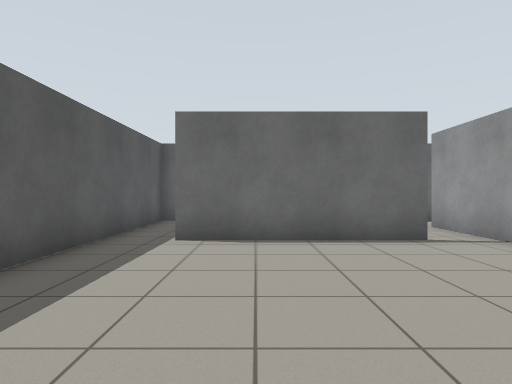
View 1 (above)

14 first-person views from a walk through a Gazebo world. The camera is 0.94 m above the floor, looks level and sees 75° across. The floor is counted in squares, 1 m on a side. Each view is taken from the middle of a square. On the plan, view 1 faces up. The plan holds only what a view shows up to about 12 squares ahead; the rest is blank.

View 2
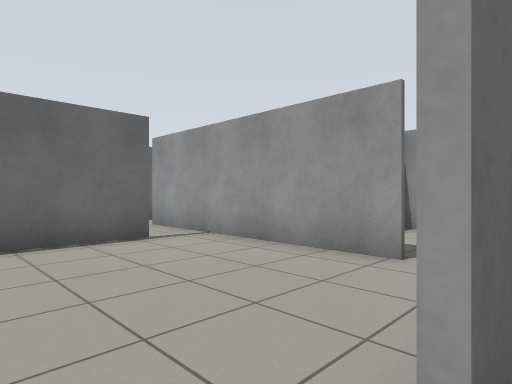

View 3
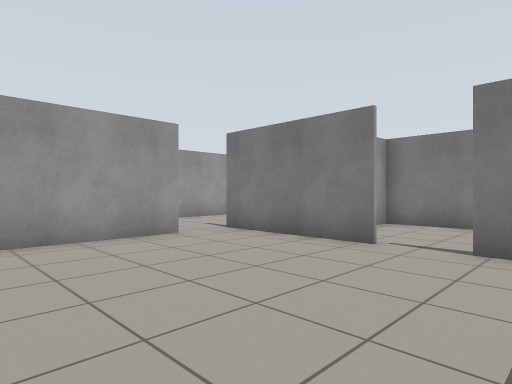

View 4
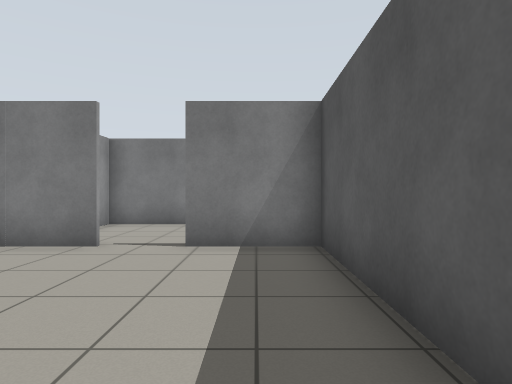

View 5
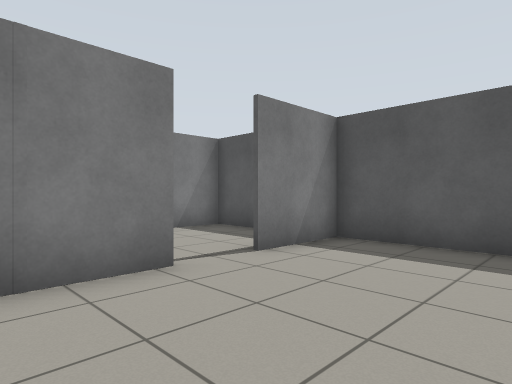

View 6
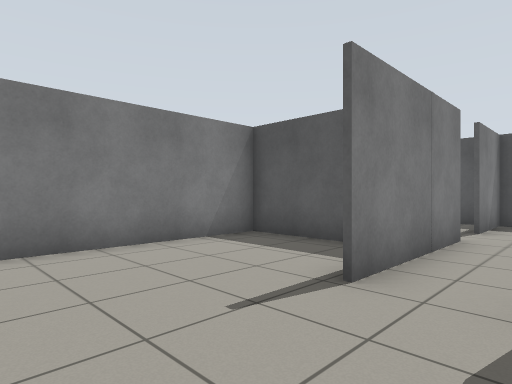

View 7
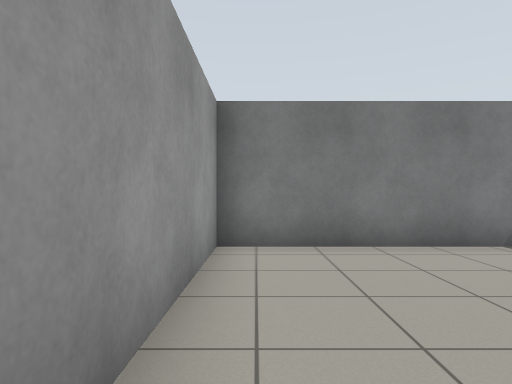

View 8
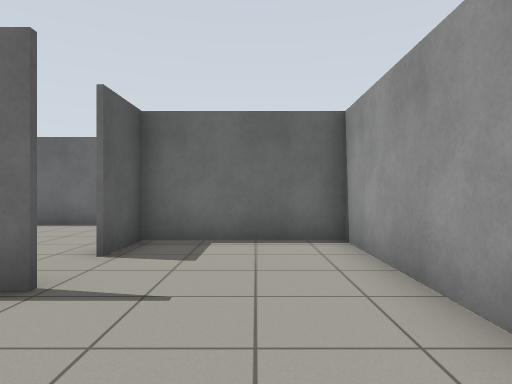

View 9
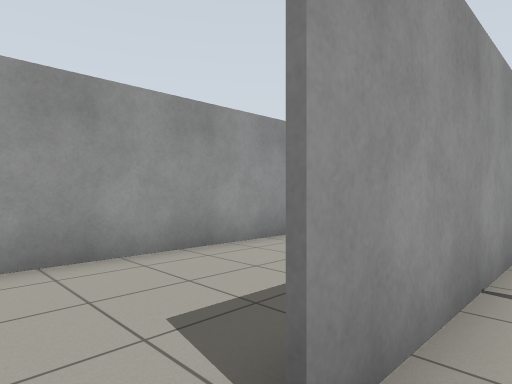

View 10
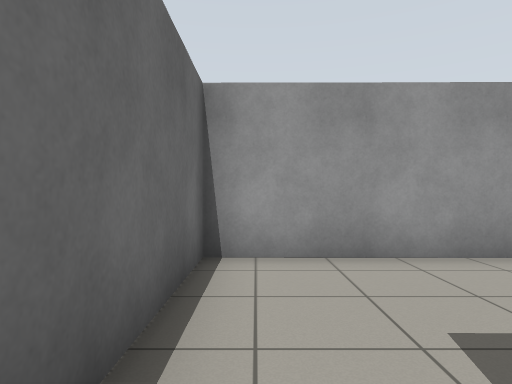

View 11
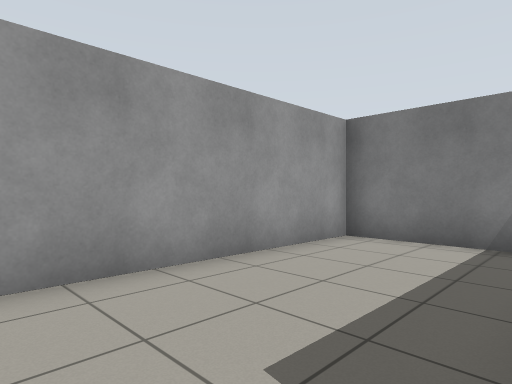

View 12
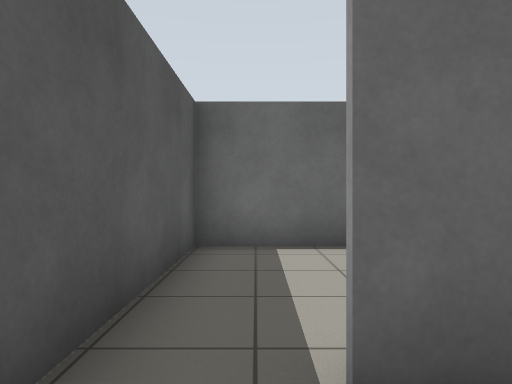

View 13
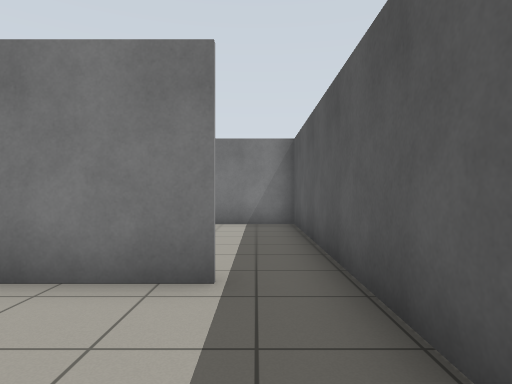

View 14
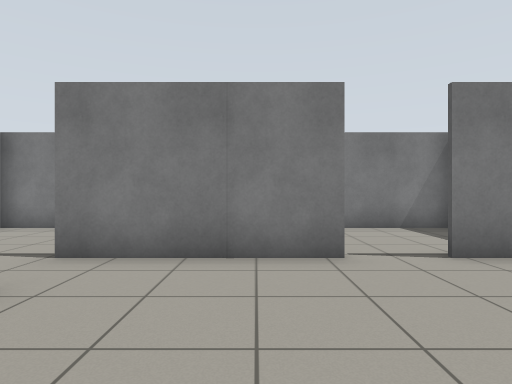

### Floor plan
Points are (right, up) in squares from view 1. A wall is a line through its corners. A room is listed if a view was taken in it or the views show most of it. See-through windows are left out.
Room 1 (views 1, 2)
walls: (1.3, 0.2) (0.8, 0.2); (2.3, -3.7) (2.3, -3.1); (-3.1, -2.2) (-3.1, -3.7) (2.1, -3.7)
ways out: opening at (0, 0) to room 2
Room 2 (views 3, 4, 5, 12, 14)
walls: (0.6, 0.3) (4.9, 0.3); (4.7, 1.8) (4.7, 6.5); (3.4, 6.5) (-1.6, 6.5); (-3.1, 6.6) (-3.1, 0.3) (-0.7, 0.3)
ways out: opening at (0, 0) to room 1; opening at (5, 1) to room 3; opening at (4, 6) to room 4; opening at (-2, 6) to room 6
Room 3 (views 6, 7, 8)
walls: (2.4, -1.2) (2.4, -3.8); (2.1, -3.7) (8.7, -3.7) (8.7, 3.4) (4.8, 3.4) (4.8, 1.8)
ways out: opening at (5, 1) to room 2
Room 4 (views 9, 10)
walls: (4.7, 6.5) (4.7, 9)
ways out: opening at (4, 6) to room 2; opening at (5, 10) to room 5
Room 5 (view 11)
walls: (5.8, 3.5) (8.7, 3.5) (8.8, 10.8) (4.9, 10.8)
ways out: opening at (5, 10) to room 4
Room 6 (view 13)
walls: (-0.4, 10.8) (-3.1, 10.8) (-3.1, 6.6); (-1.6, 6.6) (0.6, 6.6)
ways out: opening at (-2, 6) to room 2

Where each view was taken, in squares from view 1:
view 1: 0 up, 0 right, facing up
view 2: 0 up, 0 right, facing up-right
view 3: 6 up, 2 left, facing down-right
view 4: 6 up, 2 left, facing down
view 5: 4 up, 3 right, facing down-left
view 6: 2 up, 8 right, facing down-left
view 7: 2 up, 8 right, facing down
view 8: 3 down, 7 right, facing up
view 9: 10 up, 4 right, facing down-right
view 10: 10 up, 4 right, facing right
view 11: 10 up, 5 right, facing down-right
view 12: 5 up, 2 left, facing up
view 13: 10 up, 2 left, facing down
view 14: 5 up, 2 right, facing down
